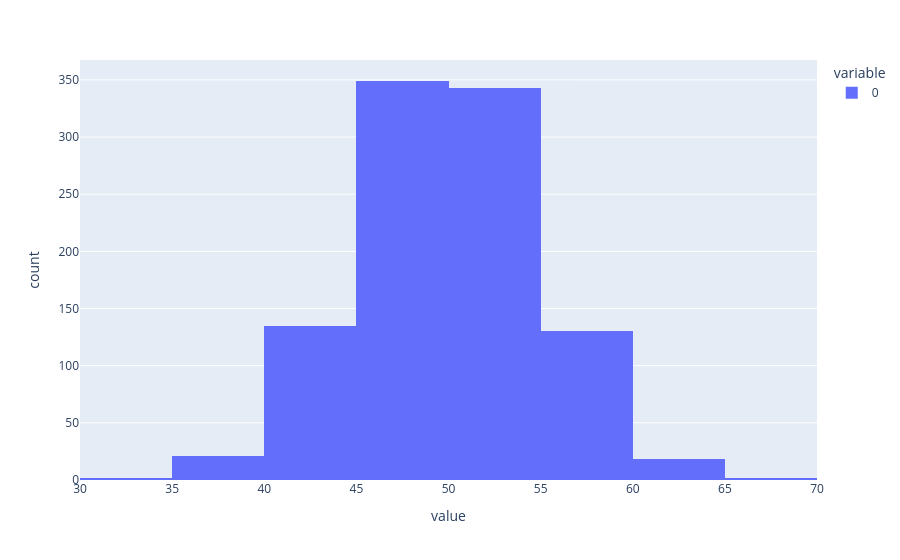

Notebook code for this chart:
### Code cell
fig = px.histogram(sample, nbins= 10)
fig.show()

### Figure 1 — Plotly figure (JSON) as saved in the notebook; plotly's stock layout.template omitted (floating-point values rounded to 4 significant figures; data arrays with more than 128 entries replaced by an {"elided": "..."} marker saying what was removed)
{"data": [{"bingroup": "x", "hovertemplate": "variable=0<br>value=%{x}<br>count=%{y}<extra></extra>", "legendgroup": "0", "marker": {"color": "#636efa", "pattern": {"shape": ""}}, "name": "0", "nbinsx": 10, "orientation": "v", "showlegend": true, "type": "histogram", "x": {"elided": "1000 float values"}, "xaxis": "x", "yaxis": "y"}], "layout": {"barmode": "relative", "legend": {"title": {"text": "variable"}, "tracegroupgap": 0}, "margin": {"t": 60}, "xaxis": {"anchor": "y", "domain": [0, 1], "title": {"text": "value"}}, "yaxis": {"anchor": "x", "domain": [0, 1], "title": {"text": "count"}}}}
